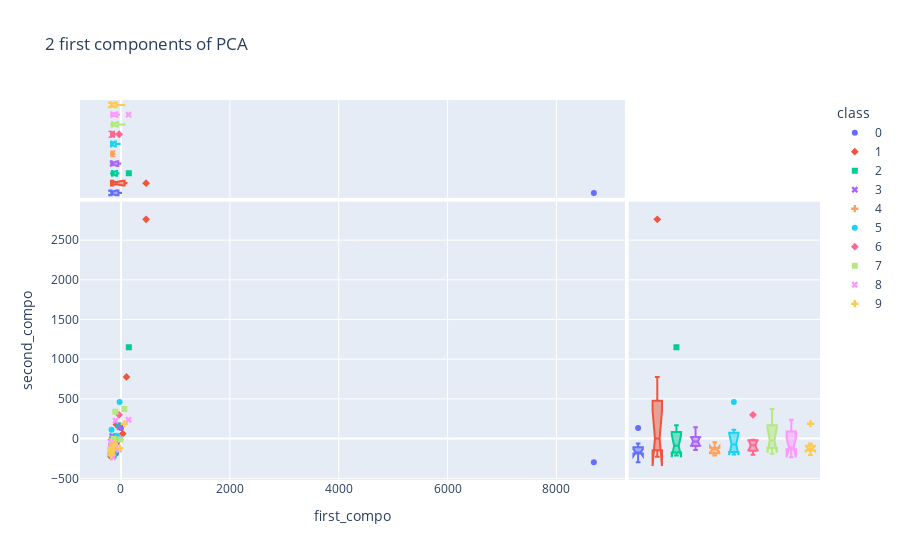

Notebook cell for this chart:
### Code cell
df = pd.DataFrame({
'class':y.astype(str), 'first_compo':proj[:,0].T, 'second_compo':proj[:,1].T, 'third_compo':proj[:,2].T
})

fig = px.scatter(df, x='first_compo', y='second_compo',color="class", symbol='class',
                 marginal_x="box", marginal_y="box",
                    title="2 first components of PCA")
fig.show()

### Figure 1 — Plotly figure (JSON) as saved in the notebook; plotly's stock layout.template omitted (floating-point values rounded to 4 significant figures)
{"data": [{"hovertemplate": "class=0<br>first_compo=%{x}<br>second_compo=%{y}<extra></extra>", "legendgroup": "0", "marker": {"color": "#636efa", "symbol": "circle"}, "mode": "markers", "name": "0", "orientation": "v", "showlegend": true, "type": "scatter", "x": [0.6878, -171.6, -165.9, -172.7, 8687.0, -93.19, -157.9, -178.7], "xaxis": "x", "y": [133.8, -188.6, -185.8, -61.8, -298.7, -187.8, -158.2, -166.4], "yaxis": "y"}, {"alignmentgroup": "True", "hovertemplate": "class=0<br>first_compo=%{x}<extra></extra>", "legendgroup": "0", "marker": {"color": "#636efa", "symbol": "circle"}, "name": "0", "notched": true, "offsetgroup": "0", "showlegend": false, "type": "box", "x": [0.6878, -171.6, -165.9, -172.7, 8687.0, -93.19, -157.9, -178.7], "xaxis": "x3", "yaxis": "y3"}, {"alignmentgroup": "True", "hovertemplate": "class=0<br>second_compo=%{y}<extra></extra>", "legendgroup": "0", "marker": {"color": "#636efa", "symbol": "circle"}, "name": "0", "notched": true, "offsetgroup": "0", "showlegend": false, "type": "box", "xaxis": "x2", "y": [133.8, -188.6, -185.8, -61.8, -298.7, -187.8, -158.2, -166.4], "yaxis": "y2"}, {"hovertemplate": "class=1<br>first_compo=%{x}<br>second_compo=%{y}<extra></extra>", "legendgroup": "1", "marker": {"color": "#EF553B", "symbol": "diamond"}, "mode": "markers", "name": "1", "orientation": "v", "showlegend": true, "type": "scatter", "x": [-82.87, 32.59, 100.9, -86.05, -154.3, -183.5, -134.3, 461.3], "xaxis": "x", "y": [176.7, 62.71, 776.5, -58.61, -213.0, -227.6, -82.52, 2763.0], "yaxis": "y"}, {"alignmentgroup": "True", "hovertemplate": "class=1<br>first_compo=%{x}<extra></extra>", "legendgroup": "1", "marker": {"color": "#EF553B", "symbol": "diamond"}, "name": "1", "notched": true, "offsetgroup": "1", "showlegend": false, "type": "box", "x": [-82.87, 32.59, 100.9, -86.05, -154.3, -183.5, -134.3, 461.3], "xaxis": "x3", "yaxis": "y3"}, {"alignmentgroup": "True", "hovertemplate": "class=1<br>second_compo=%{y}<extra></extra>", "legendgroup": "1", "marker": {"color": "#EF553B", "symbol": "diamond"}, "name": "1", "notched": true, "offsetgroup": "1", "showlegend": false, "type": "box", "xaxis": "x2", "y": [176.7, 62.71, 776.5, -58.61, -213.0, -227.6, -82.52, 2763.0], "yaxis": "y2"}, {"hovertemplate": "class=2<br>first_compo=%{x}<br>second_compo=%{y}<extra></extra>", "legendgroup": "2", "marker": {"color": "#00cc96", "symbol": "square"}, "mode": "markers", "name": "2", "orientation": "v", "showlegend": true, "type": "scatter", "x": [-134.0, -48.31, -181.8, 143.8, -166.1, -135.8, -92.37, -144.0], "xaxis": "x", "y": [-179.9, 169.0, -167.1, 1150.0, -127.0, -213.0, -2.296, -55.44], "yaxis": "y"}, {"alignmentgroup": "True", "hovertemplate": "class=2<br>first_compo=%{x}<extra></extra>", "legendgroup": "2", "marker": {"color": "#00cc96", "symbol": "square"}, "name": "2", "notched": true, "offsetgroup": "2", "showlegend": false, "type": "box", "x": [-134.0, -48.31, -181.8, 143.8, -166.1, -135.8, -92.37, -144.0], "xaxis": "x3", "yaxis": "y3"}, {"alignmentgroup": "True", "hovertemplate": "class=2<br>second_compo=%{y}<extra></extra>", "legendgroup": "2", "marker": {"color": "#00cc96", "symbol": "square"}, "name": "2", "notched": true, "offsetgroup": "2", "showlegend": false, "type": "box", "xaxis": "x2", "y": [-179.9, 169.0, -167.1, 1150.0, -127.0, -213.0, -2.296, -55.44], "yaxis": "y2"}, {"hovertemplate": "class=3<br>first_compo=%{x}<br>second_compo=%{y}<extra></extra>", "legendgroup": "3", "marker": {"color": "#ab63fa", "symbol": "x"}, "mode": "markers", "name": "3", "orientation": "v", "showlegend": true, "type": "scatter", "x": [-76.93, -12.42, -179.4, -161.4, -177.0, -160.2, -112.4, -23.34], "xaxis": "x", "y": [-15.48, 7.476, -100.1, -143.9, -88.1, 32.48, -56.36, 143.7], "yaxis": "y"}, {"alignmentgroup": "True", "hovertemplate": "class=3<br>first_compo=%{x}<extra></extra>", "legendgroup": "3", "marker": {"color": "#ab63fa", "symbol": "x"}, "name": "3", "notched": true, "offsetgroup": "3", "showlegend": false, "type": "box", "x": [-76.93, -12.42, -179.4, -161.4, -177.0, -160.2, -112.4, -23.34], "xaxis": "x3", "yaxis": "y3"}, {"alignmentgroup": "True", "hovertemplate": "class=3<br>second_compo=%{y}<extra></extra>", "legendgroup": "3", "marker": {"color": "#ab63fa", "symbol": "x"}, "name": "3", "notched": true, "offsetgroup": "3", "showlegend": false, "type": "box", "xaxis": "x2", "y": [-15.48, 7.476, -100.1, -143.9, -88.1, 32.48, -56.36, 143.7], "yaxis": "y2"}, {"hovertemplate": "class=4<br>first_compo=%{x}<br>second_compo=%{y}<extra></extra>", "legendgroup": "4", "marker": {"color": "#FFA15A", "symbol": "cross"}, "mode": "markers", "name": "4", "orientation": "v", "showlegend": true, "type": "scatter", "x": [-139.4, -159.9, -182.5, -178.1, -147.8, -149.1, -118.8, -179.2], "xaxis": "x", "y": [-117.3, -116.2, -211.7, -181.4, -186.5, -46.36, -151.4, -111.9], "yaxis": "y"}, {"alignmentgroup": "True", "hovertemplate": "class=4<br>first_compo=%{x}<extra></extra>", "legendgroup": "4", "marker": {"color": "#FFA15A", "symbol": "cross"}, "name": "4", "notched": true, "offsetgroup": "4", "showlegend": false, "type": "box", "x": [-139.4, -159.9, -182.5, -178.1, -147.8, -149.1, -118.8, -179.2], "xaxis": "x3", "yaxis": "y3"}, {"alignmentgroup": "True", "hovertemplate": "class=4<br>second_compo=%{y}<extra></extra>", "legendgroup": "4", "marker": {"color": "#FFA15A", "symbol": "cross"}, "name": "4", "notched": true, "offsetgroup": "4", "showlegend": false, "type": "box", "xaxis": "x2", "y": [-117.3, -116.2, -211.7, -181.4, -186.5, -46.36, -151.4, -111.9], "yaxis": "y2"}, {"hovertemplate": "class=5<br>first_compo=%{x}<br>second_compo=%{y}<extra></extra>", "legendgroup": "5", "marker": {"color": "#19d3f3", "symbol": "circle"}, "mode": "markers", "name": "5", "orientation": "v", "showlegend": true, "type": "scatter", "x": [-140.2, -175.8, -78.54, -25.27, -112.2, -165.3, -182.7, -172.9], "xaxis": "x", "y": [-157.3, -177.6, 36.04, 462.6, -158.1, 11.88, -200.5, 111.9], "yaxis": "y"}, {"alignmentgroup": "True", "hovertemplate": "class=5<br>first_compo=%{x}<extra></extra>", "legendgroup": "5", "marker": {"color": "#19d3f3", "symbol": "circle"}, "name": "5", "notched": true, "offsetgroup": "5", "showlegend": false, "type": "box", "x": [-140.2, -175.8, -78.54, -25.27, -112.2, -165.3, -182.7, -172.9], "xaxis": "x3", "yaxis": "y3"}, {"alignmentgroup": "True", "hovertemplate": "class=5<br>second_compo=%{y}<extra></extra>", "legendgroup": "5", "marker": {"color": "#19d3f3", "symbol": "circle"}, "name": "5", "notched": true, "offsetgroup": "5", "showlegend": false, "type": "box", "xaxis": "x2", "y": [-157.3, -177.6, 36.04, 462.6, -158.1, 11.88, -200.5, 111.9], "yaxis": "y2"}, {"hovertemplate": "class=6<br>first_compo=%{x}<br>second_compo=%{y}<extra></extra>", "legendgroup": "6", "marker": {"color": "#FF6692", "symbol": "diamond"}, "mode": "markers", "name": "6", "orientation": "v", "showlegend": true, "type": "scatter", "x": [-178.3, -182.9, -157.4, -166.4, -144.6, -33.67, -112.1, -178.4], "xaxis": "x", "y": [-173.5, -204.3, -97.31, -71.36, -135.0, 300.0, -25.67, -15.73], "yaxis": "y"}, {"alignmentgroup": "True", "hovertemplate": "class=6<br>first_compo=%{x}<extra></extra>", "legendgroup": "6", "marker": {"color": "#FF6692", "symbol": "diamond"}, "name": "6", "notched": true, "offsetgroup": "6", "showlegend": false, "type": "box", "x": [-178.3, -182.9, -157.4, -166.4, -144.6, -33.67, -112.1, -178.4], "xaxis": "x3", "yaxis": "y3"}, {"alignmentgroup": "True", "hovertemplate": "class=6<br>second_compo=%{y}<extra></extra>", "legendgroup": "6", "marker": {"color": "#FF6692", "symbol": "diamond"}, "name": "6", "notched": true, "offsetgroup": "6", "showlegend": false, "type": "box", "xaxis": "x2", "y": [-173.5, -204.3, -97.31, -71.36, -135.0, 300.0, -25.67, -15.73], "yaxis": "y2"}, {"hovertemplate": "class=7<br>first_compo=%{x}<br>second_compo=%{y}<extra></extra>", "legendgroup": "7", "marker": {"color": "#B6E880", "symbol": "square"}, "mode": "markers", "name": "7", "orientation": "v", "showlegend": true, "type": "scatter", "x": [-112.3, -161.2, 61.87, -180.2, -12.32, -170.0, -103.0, -130.2], "xaxis": "x", "y": [-94.09, -31.87, 372.5, -140.7, -9.85, -191.4, 338.4, -4.746], "yaxis": "y"}, {"alignmentgroup": "True", "hovertemplate": "class=7<br>first_compo=%{x}<extra></extra>", "legendgroup": "7", "marker": {"color": "#B6E880", "symbol": "square"}, "name": "7", "notched": true, "offsetgroup": "7", "showlegend": false, "type": "box", "x": [-112.3, -161.2, 61.87, -180.2, -12.32, -170.0, -103.0, -130.2], "xaxis": "x3", "yaxis": "y3"}, {"alignmentgroup": "True", "hovertemplate": "class=7<br>second_compo=%{y}<extra></extra>", "legendgroup": "7", "marker": {"color": "#B6E880", "symbol": "square"}, "name": "7", "notched": true, "offsetgroup": "7", "showlegend": false, "type": "box", "xaxis": "x2", "y": [-94.09, -31.87, 372.5, -140.7, -9.85, -191.4, 338.4, -4.746], "yaxis": "y2"}, {"hovertemplate": "class=8<br>first_compo=%{x}<br>second_compo=%{y}<extra></extra>", "legendgroup": "8", "marker": {"color": "#FF97FF", "symbol": "x"}, "mode": "markers", "name": "8", "orientation": "v", "showlegend": true, "type": "scatter", "x": [-178.7, -146.0, -174.0, -180.5, -35.55, -116.1, 139.7, -98.94], "xaxis": "x", "y": [-47.14, -234.7, -117.9, -108.9, -138.3, -127.3, 236.7, 226.8], "yaxis": "y"}, {"alignmentgroup": "True", "hovertemplate": "class=8<br>first_compo=%{x}<extra></extra>", "legendgroup": "8", "marker": {"color": "#FF97FF", "symbol": "x"}, "name": "8", "notched": true, "offsetgroup": "8", "showlegend": false, "type": "box", "x": [-178.7, -146.0, -174.0, -180.5, -35.55, -116.1, 139.7, -98.94], "xaxis": "x3", "yaxis": "y3"}, {"alignmentgroup": "True", "hovertemplate": "class=8<br>second_compo=%{y}<extra></extra>", "legendgroup": "8", "marker": {"color": "#FF97FF", "symbol": "x"}, "name": "8", "notched": true, "offsetgroup": "8", "showlegend": false, "type": "box", "xaxis": "x2", "y": [-47.14, -234.7, -117.9, -108.9, -138.3, -127.3, 236.7, 226.8], "yaxis": "y2"}, {"hovertemplate": "class=9<br>first_compo=%{x}<br>second_compo=%{y}<extra></extra>", "legendgroup": "9", "marker": {"color": "#FECB52", "symbol": "cross"}, "mode": "markers", "name": "9", "orientation": "v", "showlegend": true, "type": "scatter", "x": [-182.6, 60.77, -174.3, -177.9, -21.65, -127.1, -177.8, -180.4], "xaxis": "x", "y": [-136.6, 187.4, -162.2, -129.8, -121.6, -62.2, -117.6, -205.1], "yaxis": "y"}, {"alignmentgroup": "True", "hovertemplate": "class=9<br>first_compo=%{x}<extra></extra>", "legendgroup": "9", "marker": {"color": "#FECB52", "symbol": "cross"}, "name": "9", "notched": true, "offsetgroup": "9", "showlegend": false, "type": "box", "x": [-182.6, 60.77, -174.3, -177.9, -21.65, -127.1, -177.8, -180.4], "xaxis": "x3", "yaxis": "y3"}, {"alignmentgroup": "True", "hovertemplate": "class=9<br>second_compo=%{y}<extra></extra>", "legendgroup": "9", "marker": {"color": "#FECB52", "symbol": "cross"}, "name": "9", "notched": true, "offsetgroup": "9", "showlegend": false, "type": "box", "xaxis": "x2", "y": [-136.6, 187.4, -162.2, -129.8, -121.6, -62.2, -117.6, -205.1], "yaxis": "y2"}], "layout": {"legend": {"title": {"text": "class"}, "tracegroupgap": 0}, "title": {"text": "2 first components of PCA"}, "xaxis": {"anchor": "y", "domain": [0, 0.7363], "title": {"text": "first_compo"}}, "xaxis2": {"anchor": "y2", "domain": [0.7413, 1], "matches": "x2", "showgrid": false, "showline": false, "showticklabels": false, "ticks": ""}, "xaxis3": {"anchor": "y3", "domain": [0, 0.7363], "matches": "x", "showgrid": true, "showticklabels": false}, "xaxis4": {"anchor": "y4", "domain": [0.7413, 1], "matches": "x2", "showgrid": false, "showline": false, "showticklabels": false, "ticks": ""}, "yaxis": {"anchor": "x", "domain": [0, 0.7326], "title": {"text": "second_compo"}}, "yaxis2": {"anchor": "x2", "domain": [0, 0.7326], "matches": "y", "showgrid": true, "showticklabels": false}, "yaxis3": {"anchor": "x3", "domain": [0.7426, 1], "matches": "y3", "showgrid": false, "showline": false, "showticklabels": false, "ticks": ""}, "yaxis4": {"anchor": "x4", "domain": [0.7426, 1], "matches": "y3", "showgrid": true, "showline": false, "showticklabels": false, "ticks": ""}}}
